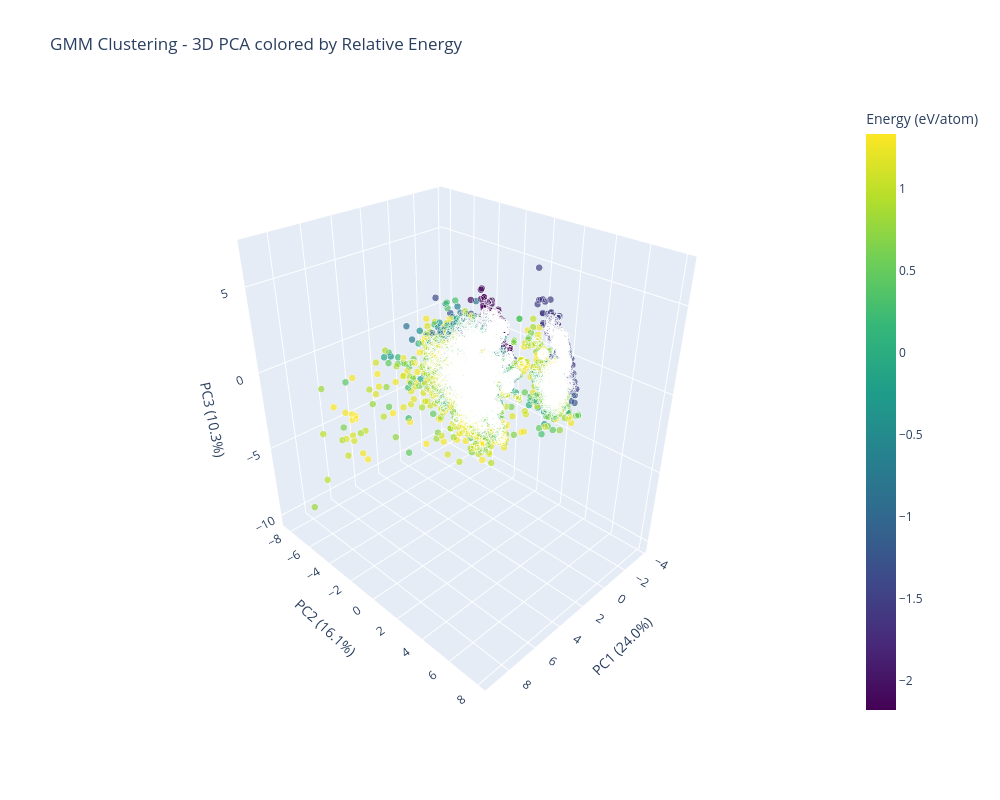

The notebook cell this image was saved under:
### Code cell
# Create 3D scatter colored by energy
print(' Creating 3D visualization colored by energy...')

fig = px.scatter_3d(
    plot_df,
    x='PCA1',
    y='PCA2',
    z='PCA3',
    color='relative_energy',
    hover_data={
        'PCA1': ':.3f',
        'PCA2': ':.3f',
        'PCA3': ':.3f',
        'Max_Probability': ':.3f',
        'relative_energy': ':.4f',
        'material_id': True,
        'Cluster': True
    },
    title='GMM Clustering - 3D PCA colored by Relative Energy',
    labels={
        'PCA1': f'PC1 ({explained_var[0]*100:.1f}%)',
        'PCA2': f'PC2 ({explained_var[1]*100:.1f}%)',
        'PCA3': f'PC3 ({explained_var[2]*100:.1f}%)',
        'relative_energy': 'Energy (eV/atom)'
    },
    color_continuous_scale='Viridis'
)

fig.update_layout(
    width=1000,
    height=800,
    font=dict(size=12),
    scene=dict(
        xaxis_title=f'PC1 ({explained_var[0]*100:.1f}%)',
        yaxis_title=f'PC2 ({explained_var[1]*100:.1f}%)',
        zaxis_title=f'PC3 ({explained_var[2]*100:.1f}%)',
        camera=dict(
            eye=dict(x=1.5, y=1.5, z=1.3)
        )
    )
)

fig.update_traces(
    marker=dict(
        size=4,
        opacity=0.7,
        line=dict(width=0.5, color='white')
    )
)

fig.show()

print('\n Energy-colored 3D visualization created!')

### Figure 1 — Plotly figure (JSON) as saved in the notebook; plotly's stock layout.template omitted (floating-point values rounded to 4 significant figures; data arrays with more than 128 entries replaced by an {"elided": "..."} marker saying what was removed)
{"data": [{"customdata": {"elided": "10153x4 mixed values"}, "hovertemplate": "PC1 (24.0%)=%{x:.3f}<br>PC2 (16.1%)=%{y:.3f}<br>PC3 (10.3%)=%{z:.3f}<br>Max_Probability=%{customdata[0]:.3f}<br>Energy (eV/atom)=%{marker.color:.4f}<br>material_id=%{customdata[2]}<br>Cluster=%{customdata[3]}<extra></extra>", "legendgroup": "", "marker": {"color": {"elided": "10153 float values"}, "coloraxis": "coloraxis", "line": {"color": "white", "width": 0.5}, "opacity": 0.7, "size": 4, "symbol": "circle"}, "mode": "markers", "name": "", "scene": "scene", "showlegend": false, "type": "scatter3d", "x": {"elided": "10153 float values"}, "y": {"elided": "10153 float values"}, "z": {"elided": "10153 float values"}}], "layout": {"coloraxis": {"colorbar": {"title": {"text": "Energy (eV/atom)"}}, "colorscale": [[0, "#440154"], [0.1111, "#482878"], [0.2222, "#3e4989"], [0.3333, "#31688e"], [0.4444, "#26828e"], [0.5556, "#1f9e89"], [0.6667, "#35b779"], [0.7778, "#6ece58"], [0.8889, "#b5de2b"], [1, "#fde725"]]}, "font": {"size": 12}, "height": 800, "legend": {"tracegroupgap": 0}, "scene": {"camera": {"eye": {"x": 1.5, "y": 1.5, "z": 1.3}}, "domain": {"x": [0, 1], "y": [0, 1]}, "xaxis": {"title": {"text": "PC1 (24.0%)"}}, "yaxis": {"title": {"text": "PC2 (16.1%)"}}, "zaxis": {"title": {"text": "PC3 (10.3%)"}}}, "title": {"text": "GMM Clustering - 3D PCA colored by Relative Energy"}, "width": 1000}}
